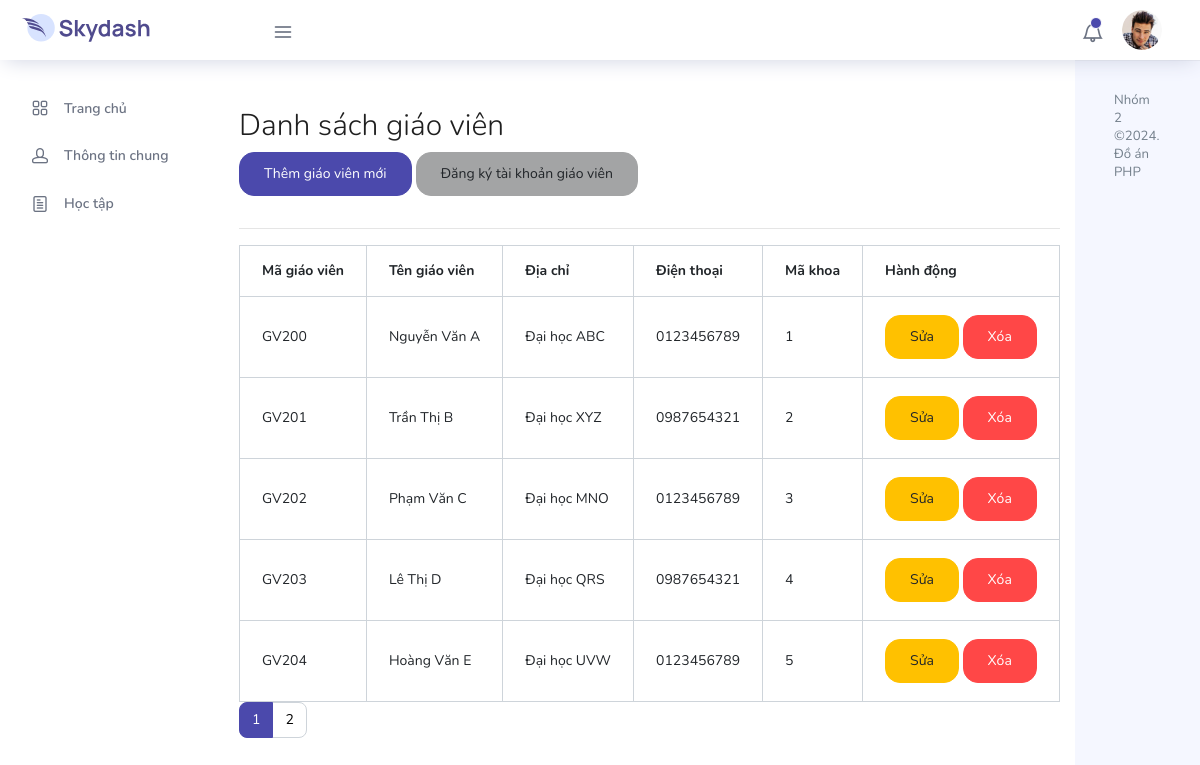
The app's page /src/Admin/mainGV.php (signed in) with its own data.
### tables this page shows
CREATE TABLE GiaoVien (
	MaGiaoVien varchar(15) PRIMARY KEY,
	TenGiaoVien NVARCHAR(100),
	DiaChi NVARCHAR(200),
	DienThoai NVARCHAR(200),
	MaKhoa INT,
	FOREIGN KEY (MaKhoa) REFERENCES Khoa(MaKhoa)
);

### src/Admin/mainGV.php (the view, shortened to what this page needs)
<?php
include __DIR__ . "/../ConnectSQL/connect.php";
$limit = 5;
$page = isset($_GET['page']) ? $_GET['page'] : 1;
$start = ($page - 1) * $limit;
$sql = "SELECT MaGiaoVien, TenGiaoVien, DiaChi, DienThoai, MaKhoa FROM GiaoVien LIMIT :start, :limit";
$stm = $conn->prepare($sql);
$stm->bindParam(':start', $start, PDO::PARAM_INT);
$stm->bindParam(':limit', $limit, PDO::PARAM_INT);
$stm->execute();
$teachers = $stm->fetchAll(PDO::FETCH_OBJ);
$sql_count = "SELECT COUNT(*) as count FROM GiaoVien";
$stm_count = $conn->prepare($sql_count);
$stm_count->execute();
$total_teachers = $stm_count->fetch(PDO::FETCH_OBJ)->count;
$total_pages = ceil($total_teachers / $limit);
?>
<?php include __DIR__ . "/../Shared/headerGV.php"; ?>
<div class="container mt-5">
    <h1 class="display-4">Danh sách giáo viên</h1><a href="themGV.php" class="btn btn-primary mb-3">Thêm giáo viên mới</a>
    <a href="dangkiGV.php" class="btn btn-secondary mb-3">Đăng ký tài khoản giáo viên</a>
    <hr>
    <table class="table table-bordered">
        <thead>
            <tr>
                <th>Mã giáo viên</th>
                <th>Tên giáo viên</th>
                <th>Địa chỉ</th>
                <th>Điện thoại</th>
                <th>Mã khoa</th>
                <th>Hành động</th>
            </tr>
        </thead>
        <tbody>
            <?php foreach ($teachers as $teacher): ?>
                <tr>
                    <td><?php echo htmlspecialchars($teacher->MaGiaoVien); ?></td>
                    <td><?php echo htmlspecialchars($teacher->TenGiaoVien); ?></td>
                    <td><?php echo htmlspecialchars($teacher->DiaChi); ?></td>
                    <td><?php echo htmlspecialchars($teacher->DienThoai); ?></td>
                    <td><?php echo htmlspecialchars($teacher->MaKhoa); ?></td>
                    <td>
                        <a href="editGV.php?MaGiaoVien=<?php echo htmlspecialchars($teacher->MaGiaoVien); ?>" class="btn btn-warning">Sửa</a>
                        <a href="xoaGV.php?MaGiaoVien=<?php echo htmlspecialchars($teacher->MaGiaoVien); ?>" class="btn btn-danger" onclick="return confirm('Bạn có chắc chắn muốn xóa giáo viên này?');">Xóa</a>
                    </td>
                </tr>
            <?php endforeach; ?>
        </tbody>
    </table>
    <nav aria-label="Page navigation">
        <ul class="pagination">
            <?php for ($i = 1; $i <= $total_pages; $i++): ?>
                <li class="page-item <?php echo ($i == $page) ? 'active' : ''; ?>">
                    <a class="page-link" href="mainGV.php?page=<?php echo $i; ?>"><?php echo $i; ?></a>
                </li>
            <?php endfor; ?>
        </ul>
    </nav>
</div>
<?php include __DIR__ . '/../Shared/footer.php'; ?>

### records on screen
giaovien: MaGiaoVien "GV200", TenGiaoVien "Nguyễn Văn A", DiaChi "Đại học ABC", DienThoai "0123456789", MaKhoa "1"
giaovien: MaGiaoVien "GV201", TenGiaoVien "Trần Thị B", DiaChi "Đại học XYZ", DienThoai "0987654321", MaKhoa "2"
giaovien: MaGiaoVien "GV202", TenGiaoVien "Phạm Văn C", DiaChi "Đại học MNO", DienThoai "0123456789", MaKhoa "3"
giaovien: MaGiaoVien "GV203", TenGiaoVien "Lê Thị D", DiaChi "Đại học QRS", DienThoai "0987654321", MaKhoa "4"
giaovien: MaGiaoVien "GV204", TenGiaoVien "Hoàng Văn E", DiaChi "Đại học UVW", DienThoai "0123456789", MaKhoa "5"
